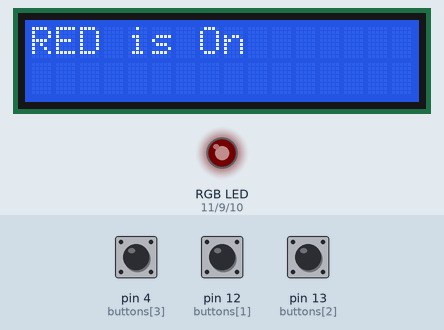
This sketch was run on a simulated Arduino Uno, built with avr-gcc and run on an emulated ATmega328P. Parts: 16×2 character LCD, an RGB LED mixed from three pins (HIGH = lit). Dashed ring = blinking. The test bench sets the inputs (shaded band); at power-on: pin 4 (buttons[3]) HIGH, pin 12 (buttons[1]) HIGH, pin 13 (buttons[2]) HIGH. Dim RGB values are drawn brighter than linear.

Above: at 1.2 s.
1.3 s: pin 4 (buttons[3]) pulled LOW for 1 s
At 1.51 s:
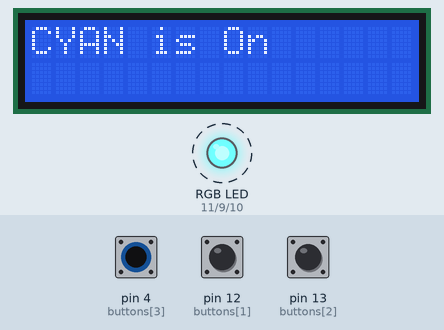
4.1 s: pin 12 (buttons[1]) pulled LOW for 3.2 s
At 4.9 s:
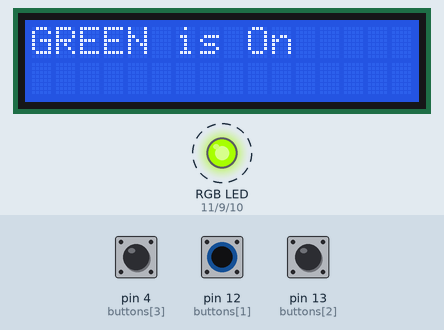
8.8 s: pin 13 (buttons[2]) pulled LOW for 0.15 s
At 8.99 s:
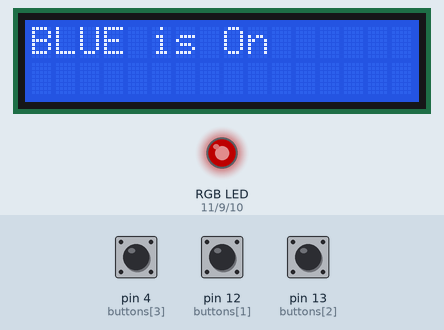
11.9 s: pin 13 (buttons[2]) pulled LOW for 1 s
At 12.11 s:
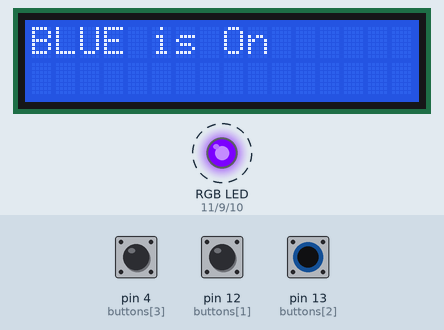
15.9 s: pin 4 (buttons[3]) pulled LOW for 0.15 s
At 16.11 s:
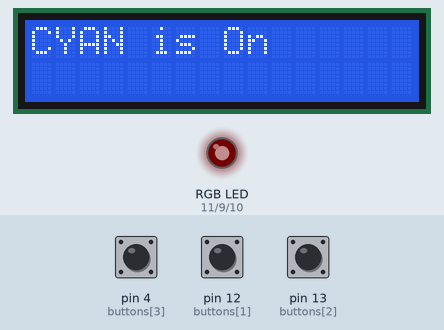
19.0 s: pin 12 (buttons[1]) pulled LOW for 1 s
At 19.46 s:
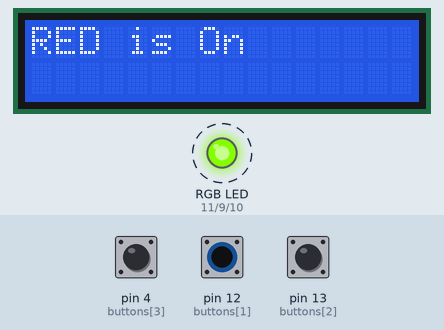
Timing chart, 0 to 22.0 s (numbered marks = the images above; inputs shaded):
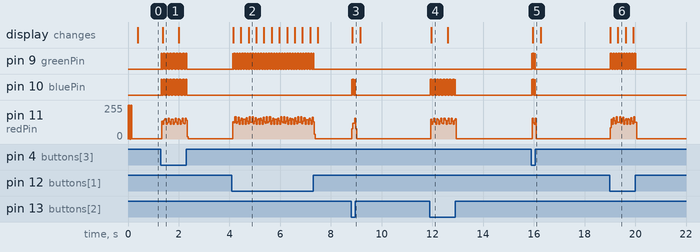

Measured:
- after the input at 4.1 s, pin 9 (greenPin): alternates HIGH for 0.01 s and LOW for 0.01 s, 264 changes in all, then stays LOW, starting at once; the display: changes at once (image 2)
- after the input at 8.8 s, pin 10 (bluePin): alternates HIGH for 0.01 s and LOW for 0.01 s, 14 changes in all, then stays LOW, starting at once; pin 11 (redPin): 1/255 → 118/255 at once, → 1/255 0.12 s later; the display: changes at once (image 3)
- after the input at 15.9 s, pin 9 (greenPin), pin 10 (bluePin): alternates HIGH for 0.01 s and LOW for 0.01 s, 14 changes in all, then stays LOW, starting at once; pin 11 (redPin): 3/255 → 1/255 at once; the display: changes after 0.06 s (image 5)

The sketch:

ButtonsCustom.ino
```cpp
#include <LiquidCrystal_I2C.h>

LiquidCrystal_I2C LCD(0x27, 16, 2);

void initialize();
void RED();
void GREEN();
void BLUE();
void CYAN();
void OFF();

int buttons[] = {11, 12, 13, 4};

int redPin = 11;
int greenPin = 9;
int bluePin = 10;

void setup() {
  // Set up pins with internal pull-up resistors
  for (int i = 0; i < 4; i++) {
    pinMode(buttons[i], INPUT_PULLUP);
  }

  // Set up RGB LED pins as output
  pinMode(redPin, OUTPUT);
  pinMode(greenPin, OUTPUT);
  pinMode(bluePin, OUTPUT);

  LCD.begin(16, 2);
  LCD.backlight();
  LCD.setCursor(0, 0);
  initialize();
}

void loop() {
  int button1 = digitalRead(buttons[0]);
  int button2 = digitalRead(buttons[1]);
  int button3 = digitalRead(buttons[2]);
  int button4 = digitalRead(buttons[3]);

  if (button1 == LOW) {
    LCD.clear();
    LCD.print("RED is On");
    RED();
  }
  else if (button2 == LOW) {
    LCD.clear();
    LCD.print("GREEN is On");
    GREEN();
  }
  else if (button3 == LOW) {
    LCD.clear();
    LCD.print("BLUE is On");
    BLUE();
  }
  else if (button4 == LOW) {
    LCD.clear();
    LCD.print("CYAN is On");
    CYAN();
  }
  else {
    OFF();  // Turn off if no button is pressed
  }
}

void initialize() {
  LCD.print("Four Colors.");
}

// Color functions
void RED() {
  analogWrite(redPin, 255);
  analogWrite(greenPin, 0);
  analogWrite(bluePin, 0);
}

void GREEN() {
  analogWrite(redPin, 0);
  analogWrite(greenPin, 255);
  analogWrite(bluePin, 0);
}

void BLUE() {
  analogWrite(redPin, 0);
  analogWrite(greenPin, 0);
  analogWrite(bluePin, 255);
}

void CYAN() {
  analogWrite(redPin, 0);
  analogWrite(greenPin, 255);
  analogWrite(bluePin, 255);
}

void OFF() {
  analogWrite(redPin, 0);
  analogWrite(greenPin, 0);
  analogWrite(bluePin, 0);
}
```
